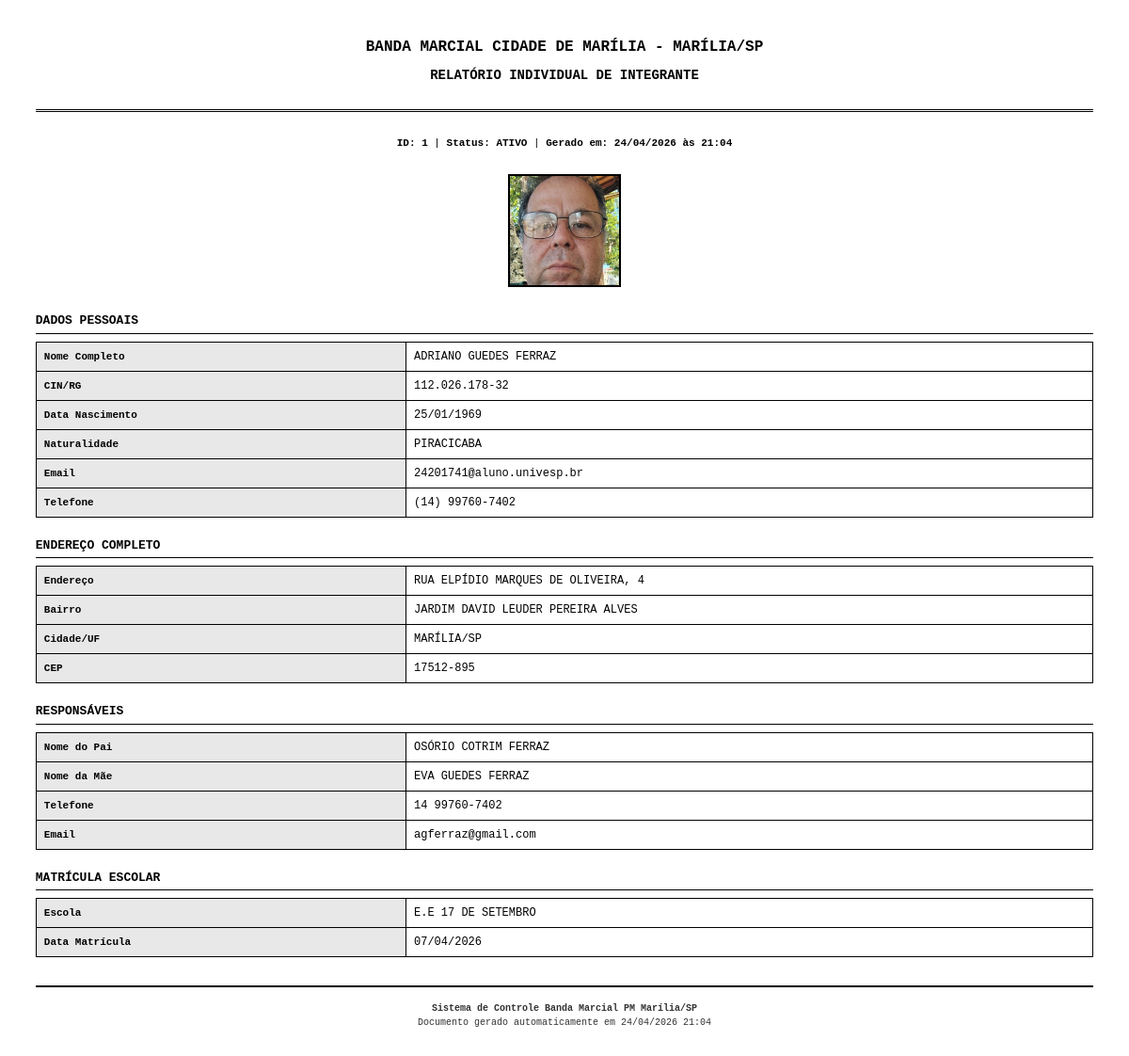
The app's page /admin/relatorio-aluno/1 (signed in) with its own data.
### app/models.py (models this page shows)
class Aluno(db.Model):
    id = db.Column(db.Integer, primary_key=True)
    nome = db.Column(db.String(200), nullable=False)
    data_nascimento = db.Column(db.Date, nullable=True)
    naturalidade = db.Column(db.String(100))
    cin_rg = db.Column(db.String(20), unique=True)
    email = db.Column(db.String(150))
    telefone = db.Column(db.String(20))
    cep = db.Column(db.String(10))
    endereco = db.Column(db.String(300))
    bairro = db.Column(db.String(100))
    cidade = db.Column(db.String(100))
    estado = db.Column(db.String(2))
    foto_path = db.Column(db.String(500))
    ativo = db.Column(db.Boolean, default=True)
    numero = db.Column(db.String(20))
    complemento = db.Column(db.String(200))
    funcao_id = db.Column(db.Integer, db.ForeignKey('funcao_banda.id'))
    funcao = db.relationship('FuncaoBanda', backref='alunos')
    created_at = db.Column(db.DateTime, default=datetime.utcnow)
    responsaveis = db.relationship('Responsavel', backref='aluno', lazy=True, cascade='all, delete-orphan')
    uniforme = db.relationship('Uniforme', backref='aluno', lazy=True, cascade='all, delete-orphan')
    presencas = db.relationship('Presenca', backref='aluno', lazy=True, cascade='all, delete-orphan')
    instrumentos = db.relationship('AlunoInstrumento', backref='aluno', lazy=True, cascade='all, delete-orphan')
    escolas = db.relationship('AlunoEscola', backref='aluno', lazy=True, cascade='all, delete-orphan')
    autorizacoes_foto = db.relationship(
        'AutorizacaoFotoMenor',
        back_populates='aluno',
        lazy='dynamic',
        cascade='all, delete-orphan',
    )

class Responsavel(db.Model):
    id = db.Column(db.Integer, primary_key=True)
    aluno_id = db.Column(db.Integer, db.ForeignKey('aluno.id'), nullable=False)
    nome_pai = db.Column(db.String(200))
    nome_mae = db.Column(db.String(200))
    telefone = db.Column(db.String(20))
    email = db.Column(db.String(150))
    endereco = db.Column(db.String(300))

class AlunoEscola(db.Model):
    id = db.Column(db.Integer, primary_key=True)
    aluno_id = db.Column(db.Integer, db.ForeignKey('aluno.id'), nullable=False)
    escola_id = db.Column(db.Integer, db.ForeignKey('escola.id'), nullable=False)
    data_matricula = db.Column(db.Date, default=datetime.utcnow().date)

class Escola(db.Model):
    id = db.Column(db.Integer, primary_key=True)
    nome = db.Column(db.String(200), nullable=False)
    endereco = db.Column(db.String(300))
    alunos = db.relationship('AlunoEscola', backref='escola', lazy=True)

### app/routes.py (the view)
@main_bp.route("/admin/relatorio-aluno/<int:aluno_id>")
@login_required
def relatorio_aluno(aluno_id):
    aluno = Aluno.query.options(
        db.joinedload(Aluno.responsaveis),
        db.joinedload(Aluno.escolas).joinedload(AlunoEscola.escola)
    ).get_or_404(aluno_id)
    data_geracao = datetime.now()
    return render_template("relatorio_aluno_individual_profissional.html",
                           aluno=aluno,
                           data_geracao=data_geracao)

### app/__init__.py (called while the page is built)
@login_manager.user_loader
def load_user(user_id):
    from .models import User
    return User.query.get(int(user_id))

### templates/relatorio_aluno_individual_profissional.html (shortened to what this page needs)
<!DOCTYPE html>
<html lang="pt-br">
<head>
</head>
<body onload="window.print()">
  <div class="header">
    <h1>Banda MARCIAL CIDADE DE MARÍLIA - Marília/SP</h1>
    <h2>RELATÓRIO INDIVIDUAL DE INTEGRANTE</h2>
  </div>
  <div class="info-top" style="text-align: center; font-size: 11px; margin-bottom: 25px;">
    <strong>ID: {{ aluno.id }}</strong> | <strong>Status: {{ 'ATIVO' if aluno.ativo else 'INATIVO' }}</strong> |
    <strong>Gerado em: {{ data_geracao.strftime('%d/%m/%Y às %H:%M') }}</strong>
  </div>
  <div class="foto">
    {% if aluno.foto_path %}
      <img src="{{ url_for('static', filename=aluno.foto_path) }}" alt="Foto do integrante">
    {% else %}
      <div style="width: 120px; height: 160px; border: 2px solid black; background: #f0f0f0; display: flex; align-items: center; justify-content: center; font-weight: bold; font-size: 14px;">
        SEM FOTO
      </div>
    {% endif %}
  </div>
  <div class="dados-pessoais">
    <div class="section-title">DADOS PESSOAIS</div>
    <table>
      <tr><th>Nome Completo</th><td>{{ aluno.nome or '-' }}</td></tr>
      <tr><th>CIN/RG</th><td>{{ aluno.cin_rg or '-' }}</td></tr>
      <tr><th>Data Nascimento</th><td>{{ aluno.data_nascimento.strftime('%d/%m/%Y') if aluno.data_nascimento else '-' }}</td></tr>
      <tr><th>Naturalidade</th><td>{{ aluno.naturalidade or '-' }}</td></tr>
      <tr><th>Email</th><td>{{ aluno.email or '-' }}</td></tr>
      <tr><th>Telefone</th><td>{{ aluno.telefone or '-' }}</td></tr>
    </table>
  </div>
  <div class="endereco">
    <div class="section-title">ENDEREÇO COMPLETO</div>
    <table>
      <tr><th>Endereço</th><td>{{ aluno.endereco or '-' }}{% if aluno.numero %}, {{ aluno.numero }}{% endif %}{% if aluno.complemento %} - {{ aluno.complemento }}{% endif %}</td></tr>
      <tr><th>Bairro</th><td>{{ aluno.bairro or '-' }}</td></tr>
      <tr><th>Cidade/UF</th><td>{{ aluno.cidade or '-' }}{% if aluno.estado %}/{{ aluno.estado }}{% endif %}</td></tr>
      <tr><th>CEP</th><td>{{ aluno.cep or '-' }}</td></tr>
    </table>
  </div>
  {% if aluno.responsaveis %}
  <div class="responsavel">
    <div class="section-title">RESPONSÁVEIS</div>
    {% for resp in aluno.responsaveis %}
    <table style="margin-bottom: 10px;">
      <tr><th>Nome do Pai</th><td>{{ resp.nome_pai or '-' }}</td></tr>
      <tr><th>Nome da Mãe</th><td>{{ resp.nome_mae or '-' }}</td></tr>
      <tr><th>Telefone</th><td>{{ resp.telefone or '-' }}</td></tr>
      <tr><th>Email</th><td>{{ resp.email or '-' }}</td></tr>
    </table>
    {% endfor %}
  </div>
  {% endif %}
  {% if aluno.escolas %}
  <div class="escola">
    <div class="section-title">MATRÍCULA ESCOLAR</div>
    <table>
      {% for ae in aluno.escolas %}
      <tr><th>Escola</th><td>{{ ae.escola.nome or '-' }}</td></tr>
      <tr><th>Data Matrícula</th><td>{{ ae.data_matricula.strftime('%d/%m/%Y') if ae.data_matricula else '-' }}</td></tr>
      {% endfor %}
    </table>
  </div>
  {% endif %}
  <div class="rodape">
    <strong>Sistema de Controle Banda Marcial PM Marília/SP</strong><br>
    Documento gerado automaticamente em {{ data_geracao.strftime('%d/%m/%Y %H:%M') }}
  </div>
</body>
</html>

### templates/relatorio_aluno_individual_profissional.html (style rules this page uses)
* { margin: 0; padding: 0; box-sizing: border-box; }
body { font-family: 'Courier New', Courier, monospace; font-size: 12px; line-height: 1.5; color: black; background: white; margin: 1cm; }
.header { text-align: center; margin-bottom: 25px; border-bottom: 3px double black; padding-bottom: 15px; }
.header h1 { font-size: 16px; font-weight: bold; text-transform: uppercase; margin-bottom: 8px; }
.header h2 { font-size: 14px; margin-bottom: 10px; }
.info-top { margin-bottom: 25px; font-size: 11px; }
.dados-pessoais, .endereco, .responsavel, .escola { margin-bottom: 20px; }
.section-title { font-weight: bold; font-size: 13px; text-transform: uppercase; margin-bottom: 8px; border-bottom: 1px solid black; padding-bottom: 3px; }
table { width: 100%; border-collapse: collapse; margin-bottom: 15px; }
th, td { border: 1px solid black; padding: 6px 8px; text-align: left; }
th { background-color: #e8e8e8; font-weight: bold; width: 35%; font-size: 11px; }
.foto { text-align: center; margin: 20px 0; }
.foto img { max-width: 120px; max-height: 160px; border: 2px solid black; }
.rodape { text-align: center; font-size: 10px; margin-top: 30px; border-top: 2px solid black; padding-top: 15px; color: #333; }

### records on screen
Aluno: id "1", ativo "ATIVO", foto_path (picture), nome "ADRIANO GUEDES FERRAZ", cin_rg "112.026.178-32", data_nascimento "25/01/1969", naturalidade "PIRACICABA", email "24201741@aluno.univesp.br", telefone "(14) 99760-7402", endereco "RUA ELPÍDIO MARQUES DE OLIVEIRA", numero "4", bairro "JARDIM DAVID LEUDER PEREIRA ALVES", cidade "MARÍLIA", estado "SP", cep "17512-895"
Responsavel: nome_pai "OSÓRIO COTRIM FERRAZ", nome_mae "EVA GUEDES FERRAZ", telefone "14 99760-7402", email "agferraz@gmail.com"
AlunoEscola: escola "E.E 17 DE SETEMBRO", data_matricula "07/04/2026"
